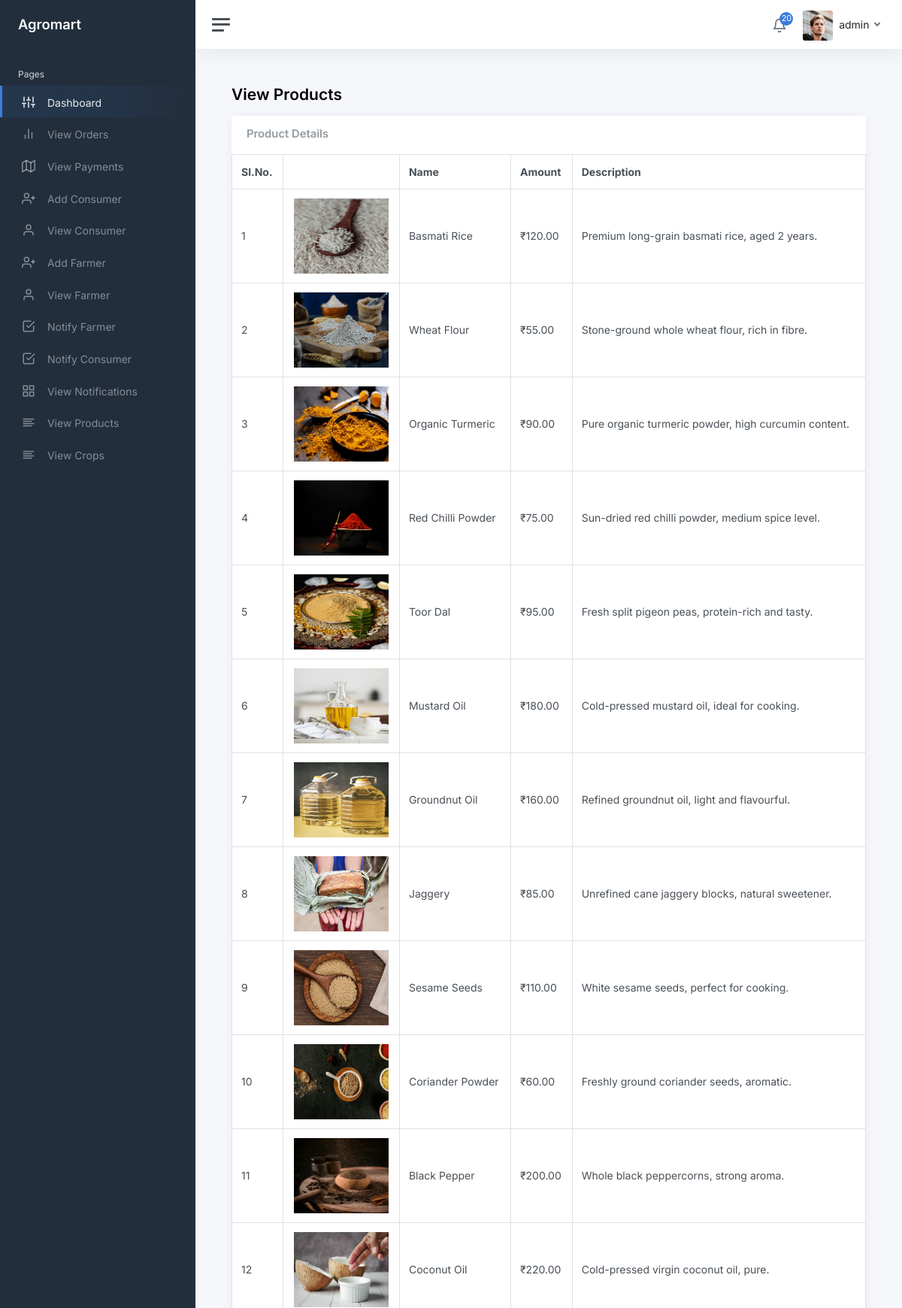
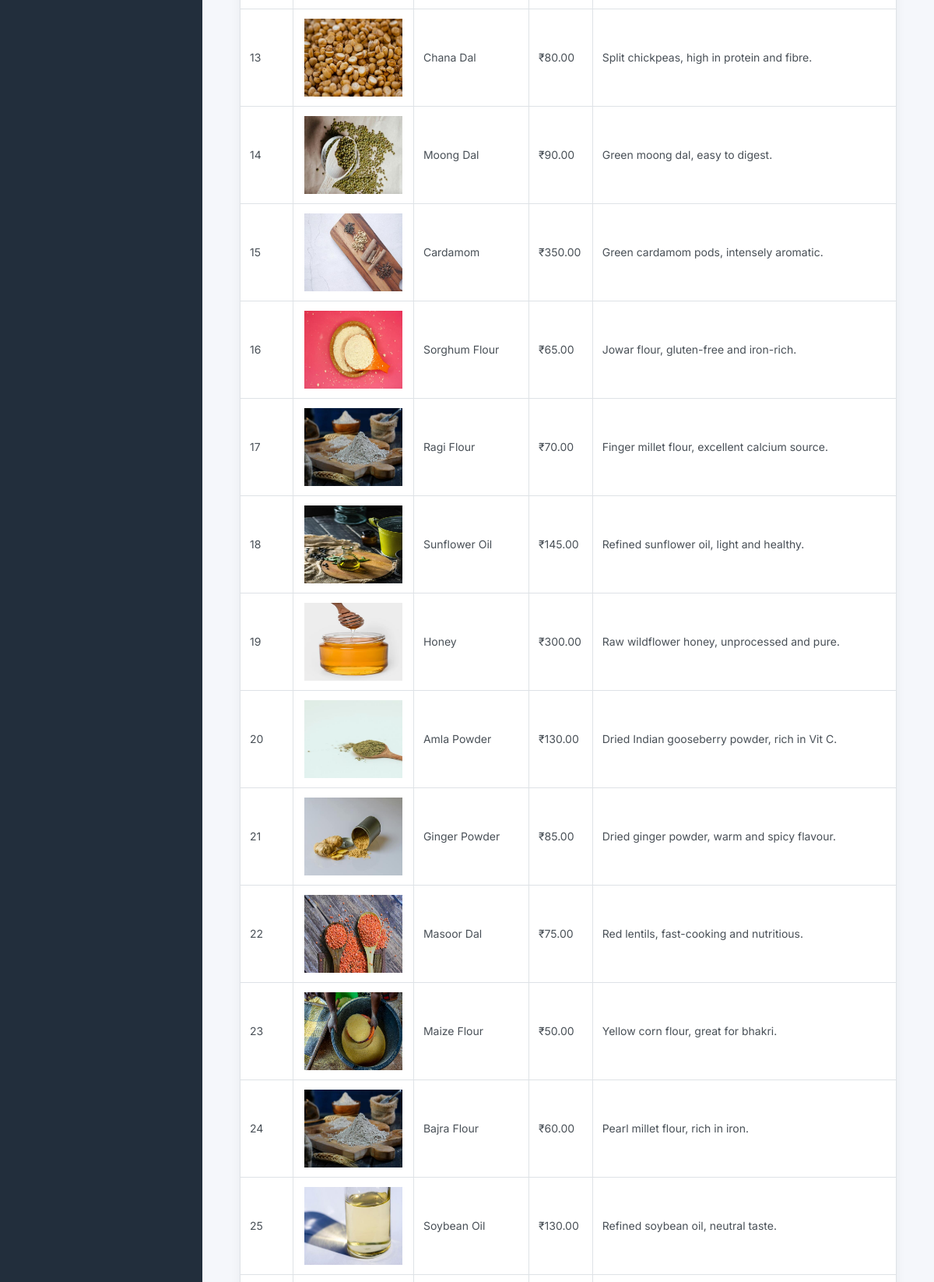
The page /admin/view-product.php (signed in, upper part) on the database its author committed (2 pictures, top to bottom).
### tables this page shows
CREATE TABLE IF NOT EXISTS `products` (
  `product_id` int NOT NULL AUTO_INCREMENT,
  `product_name` varchar(30) NOT NULL,
  `product_description` text NOT NULL,
  `product_amount` int NOT NULL,
  `consumer_id` int NOT NULL,
  `image_location` text NOT NULL,
  PRIMARY KEY (`product_id`)
);

### admin/view-product.php (the view, shortened to what this page needs)
<?php
include './includes/connection.php';
?>
<!DOCTYPE html>
<html lang="en">
<head>
	<link href="css/app.css" rel="stylesheet">
</head>
<body>
	<div class="wrapper">
		<?php include('./includes/sidebar.php'); ?>
		<div class="main">
			<?php include('./includes/navbar.php'); ?>
			<main class="content">
				<div class="container-fluid p-0">
					<h1 class="h3 mb-3"><strong>View Products</strong></h1>
					<div class="row">
						<div class="col-12 d-flex">
							<div class="card flex-fill">
								<div class="card-header">
									<h5 class="card-title mb-0">Product Details</h5>
								</div>
								<table class="table table-bordered my-0">
									<thead>
										<tr>
											<th>Sl.No.</th>
											<th class="d-none d-xl-table-cell"></th>
											<th class="d-none d-xl-table-cell">Name</th>
											<th class="d-none d-xl-table-cell">Amount</th>
											<th class="d-none d-xl-table-cell">Description</th>
										</tr>
									</thead>
									<tbody>
										<?php
											$query=mysqli_query($con,"SELECT * from products") or die(mysqli_error($con));
											if(mysqli_num_rows($query)){
												$i=1;
												while($row=mysqli_fetch_array($query)){
										?>
										<tr>
											<td><?php echo $i; ?></td>
                                            <td class="text-center"><img src="../<?php echo $row['image_location']; ?>" height="100"></td>
											<td class="d-none d-xl-table-cell"><?php echo $row['product_name']; ?></td>
											<td class="d-none d-xl-table-cell">&#8377;<?php echo $row['product_amount']; ?>.00</td>
											<td class="d-none d-xl-table-cell"><?php echo $row['product_description']; ?></td>
										</tr>
										<?php
												$i++;
												}
											}
										?>
									</tbody>
								</table>
							</div>
						</div>
					</div>
				</div>
			</main>
		</div>
	</div>
</body>
</html>

### rows shown on the page
products: image_location (picture), product_name "Basmati Rice", product_amount "120", product_description "Premium long-grain basmati rice, aged 2 years."
products: image_location (picture), product_name "Wheat Flour", product_amount "55", product_description "Stone-ground whole wheat flour, rich in fibre."
products: image_location (picture), product_name "Organic Turmeric", product_amount "90", product_description "Pure organic turmeric powder, high curcumin content."
products: image_location (picture), product_name "Red Chilli Powder", product_amount "75", product_description "Sun-dried red chilli powder, medium spice level."
products: image_location (picture), product_name "Toor Dal", product_amount "95", product_description "Fresh split pigeon peas, protein-rich and tasty."
products: image_location (picture), product_name "Mustard Oil", product_amount "180", product_description "Cold-pressed mustard oil, ideal for cooking."
products: image_location (picture), product_name "Groundnut Oil", product_amount "160", product_description "Refined groundnut oil, light and flavourful."
products: image_location (picture), product_name "Jaggery", product_amount "85", product_description "Unrefined cane jaggery blocks, natural sweetener."
products: image_location (picture), product_name "Sesame Seeds", product_amount "110", product_description "White sesame seeds, perfect for cooking."
products: image_location (picture), product_name "Coriander Powder", product_amount "60", product_description "Freshly ground coriander seeds, aromatic."
products: image_location (picture), product_name "Black Pepper", product_amount "200", product_description "Whole black peppercorns, strong aroma."
products: image_location (picture), product_name "Coconut Oil", product_amount "220", product_description "Cold-pressed virgin coconut oil, pure."
products: image_location (picture), product_name "Chana Dal", product_amount "80", product_description "Split chickpeas, high in protein and fibre."
products: image_location (picture), product_name "Moong Dal", product_amount "90", product_description "Green moong dal, easy to digest."
products: image_location (picture), product_name "Cardamom", product_amount "350", product_description "Green cardamom pods, intensely aromatic."
products: image_location (picture), product_name "Sorghum Flour", product_amount "65", product_description "Jowar flour, gluten-free and iron-rich."
products: image_location (picture), product_name "Ragi Flour", product_amount "70", product_description "Finger millet flour, excellent calcium source."
products: image_location (picture), product_name "Sunflower Oil", product_amount "145", product_description "Refined sunflower oil, light and healthy."
products: image_location (picture), product_name "Honey", product_amount "300", product_description "Raw wildflower honey, unprocessed and pure."
products: image_location (picture), product_name "Amla Powder", product_amount "130", product_description "Dried Indian gooseberry powder, rich in Vit C."
products: image_location (picture), product_name "Ginger Powder", product_amount "85", product_description "Dried ginger powder, warm and spicy flavour."
products: image_location (picture), product_name "Masoor Dal", product_amount "75", product_description "Red lentils, fast-cooking and nutritious."
products: image_location (picture), product_name "Maize Flour", product_amount "50", product_description "Yellow corn flour, great for bhakri."
products: image_location (picture), product_name "Bajra Flour", product_amount "60", product_description "Pearl millet flour, rich in iron."
products: image_location (picture), product_name "Soybean Oil", product_amount "130", product_description "Refined soybean oil, neutral taste."

### other values the page prints
$Count "20"
$Name "admin"
